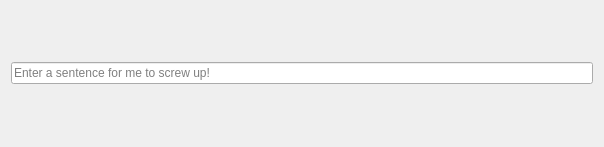
<?xml version="1.0" encoding="UTF-8"?>
<ui version="4.0">
 <class>PlayfulPlugin</class>
 <widget class="QWidget" name="PlayfulPlugin">
  <property name="geometry">
   <rect>
    <x>0</x>
    <y>0</y>
    <width>604</width>
    <height>147</height>
   </rect>
  </property>
  <property name="windowTitle">
   <string>Form</string>
  </property>
  <layout class="QVBoxLayout" name="verticalLayout">
   <item>
    <widget class="QLineEdit" name="lineEdit">
     <property name="text">
      <string/>
     </property>
     <property name="placeholderText">
      <string>Enter a sentence for me to screw up!</string>
     </property>
    </widget>
   </item>
  </layout>
 </widget>
 <resources/>
 <connections/>
</ui>
